Frame 1 (no input): blank canvas, image omitted
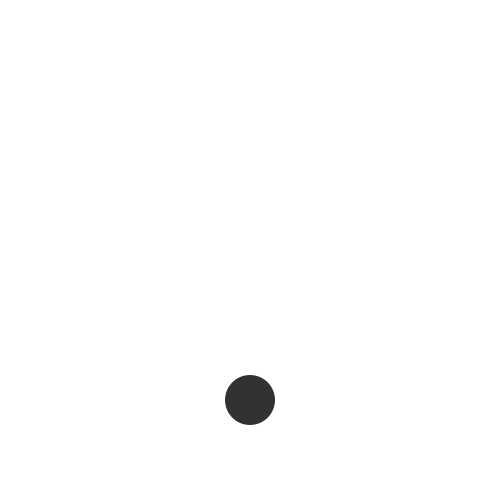
Frame 60 (the mouse pressed at the canvas centre just before this capture)
Frame 120 (the mouse held since frame 60 and released just before this capture): blank canvas, image omitted

The Processing sketch that drew this single still picture (run headless with seeded random() and noise(); from frame 60 on, the mouse is pressed at the canvas centre):

// Processing sketch: sketch_8_7RollendeBalOpruimen
// ── sketch_8_7RollendeBalOpruimen.pde
int x = -50;
int SizeAmount = 550;

void setup() {
  size(500, 500);
  background(255);
}

void draw() {
  BeweegBal();
  TekenBal();
}

void BeweegBal() {
  if (x < SizeAmount) {
    x += 5;
  } else if (x >= SizeAmount) {
    x = -50;
  }
}

void TekenBal() {
  background(255);
  fill(50);
  noStroke();
  circle(x, 400, 50);
}
